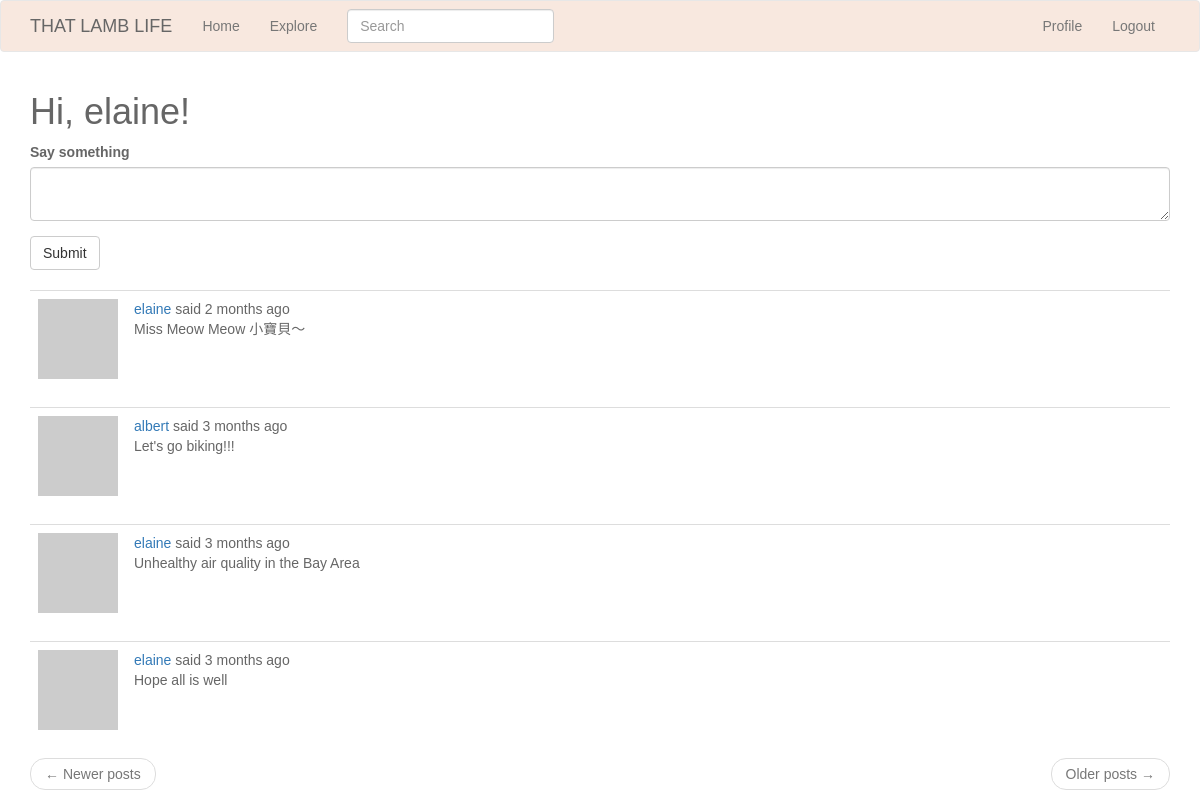
The page /index (signed in) on the database as committed earlier.
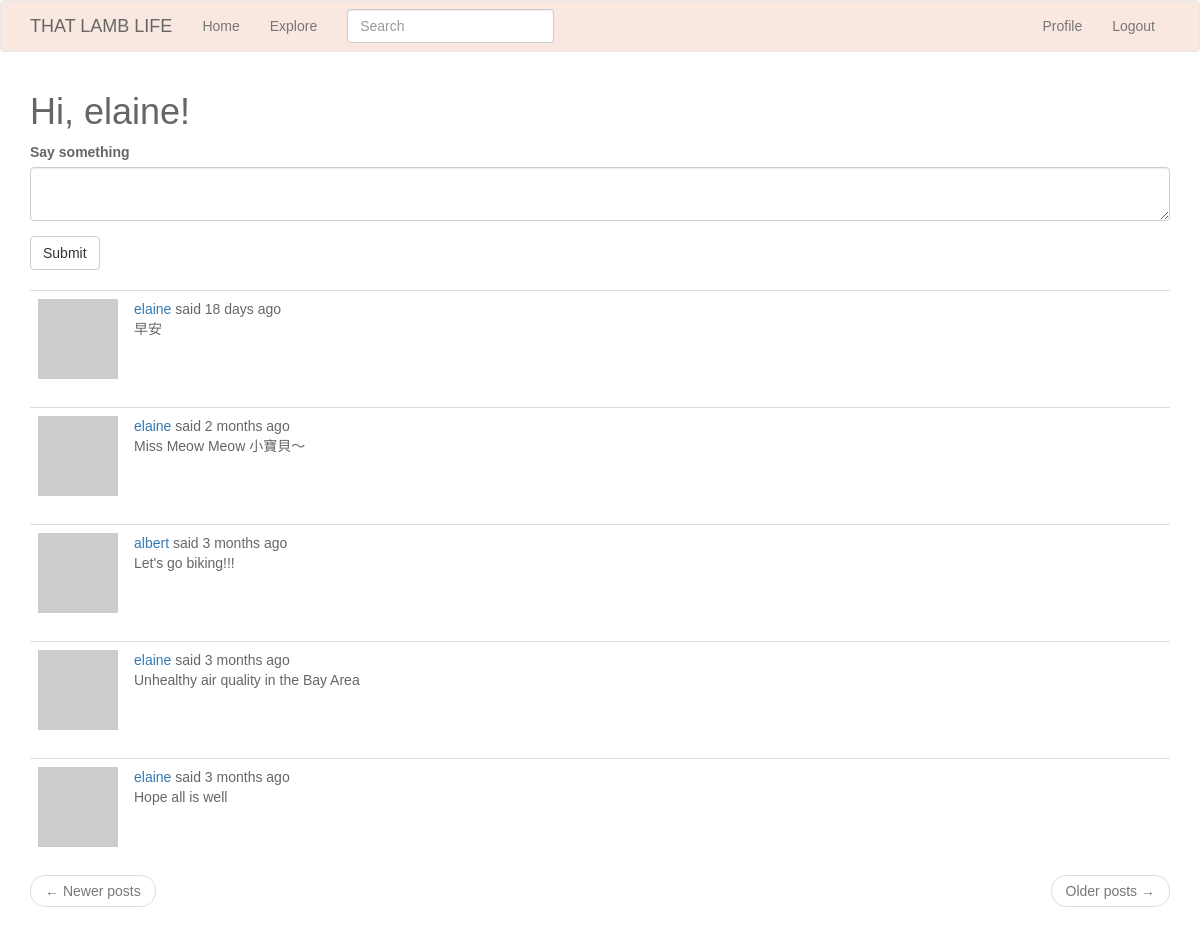
The same page on the database as committed later.
### app/models.py (models this page shows, shortened)
class SearchableMixin(object):
    @classmethod
    def before_commit(cls, session):
        session._changes = {
            'add': list(session.new),
            'update': list(session.dirty),
            'delete': list(session.deleted)
        }
    @classmethod
    def after_commit(cls, session):
        for obj in session._changes['add']:
            if isinstance(obj, SearchableMixin):
                add_to_index(obj.__tablename__, obj)
        for obj in session._changes['update']:
            if isinstance(obj, SearchableMixin):
                add_to_index(obj.__tablename__, obj)
        for obj in session._changes['delete']:
            if isinstance(obj, SearchableMixin):
                remove_from_index(obj.__tablename__, obj)
        session._changes = None

class Post(SearchableMixin, db.Model):
    __searchable__ = ['body']
    id = db.Column(db.Integer, primary_key=True)
    body = db.Column(db.String(140))
    timestamp = db.Column(db.DateTime, index=True, default=datetime.utcnow)
    user_id = db.Column(db.Integer, db.ForeignKey('user.id'))
    language = db.Column(db.String(5))

### app/main/routes.py (the view, shortened to what this page needs)
@bp.route('/', methods=['GET', 'POST'])
@bp.route('/index', methods=['GET', 'POST'])
@login_required
def index():
    form = PostForm()
    page = request.args.get('page', 1, type=int)
    posts = current_user.followed_posts().paginate(
        page, current_app.config['POSTS_PER_PAGE'], False)
    next_url = url_for('main.index', page=posts.next_num) \
        if posts.has_next else None
    prev_url = url_for('main.index', page=posts.prev_num) \
        if posts.has_prev else None
    return render_template('index.html', title=_('Home'), form=form,
                           posts=posts.items, next_url=next_url,
                           prev_url=prev_url)

### app/main/forms.py
class SearchForm(FlaskForm):
    q = StringField(_l('Search'), validators=[DataRequired()])
    def __init__(self, *args, **kwargs):
        if 'formdata' not in kwargs:
            kwargs['formdata'] = request.args
        if 'csrf_enabled' not in kwargs:
            kwargs['csrf_enabled'] = False
        super(SearchForm, self).__init__(*args, **kwargs)

class PostForm(FlaskForm):
    post = TextAreaField(_l('Say something'), validators=[DataRequired()])
    submit = SubmitField(_l('Submit'))

### app/main/routes.py (called while the page is built)
@bp.before_app_request
def before_request():
    if current_user.is_authenticated:
        current_user.last_seen = datetime.utcnow()
        db.session.commit()
        g.search_form = SearchForm()
    g.locale = str(get_locale())

### app/models.py (called while the page is built)
@login.user_loader
def load_user(id):
    return User.query.get(int(id))

    def avatar(self, size):
        digest = md5(self.email.lower().encode('utf-8')).hexdigest()
        return 'https://www.gravatar.com/avatar/{}?d=identicon&s={}'.format(
            digest, size)

### app/templates/index.html (shortened to what this page needs)
{% extends "base.html" %}
{% import 'bootstrap/wtf.html' as wtf %}
  {% block app_content %}
    <h1>{{ _('Hi, %(username)s!', username=current_user.username) }}</h1>
    {% if form %}
      {{ wtf.quick_form(form) }}
    <br>
    {% endif %}
      {% for post in posts %}
        {% include '_post.html' %}
    {% endfor %}
    <nav aria-label="...">
      <ul class="pager">
        <li class="previous{% if not prev_url %} disabled{% endif %}">
          <a href="{{ prev_url or '#' }}">
            <span aria-hidden="true">&larr;</span> {{ _('Newer posts') }}
          </a>
        </li>
        <li class="next{% if not next_url %} disabled{% endif %}">
          <a href="{{ next_url or '#' }}">
            {{ _('Older posts') }} <span aria-hidden="true">&rarr;</span>
          </a>
        </li>
      </ul>
    </nav>
  {% endblock %}

### app/templates/_post.html (shortened to what this page needs)
  <table class="table table-hover">
      <tr>
          <td width="70px">
                <a href="{{ url_for('main.user', username=post.author.username) }}">
                  <img src="{{ post.author.avatar(70) }}" />
              </a>
          </td>
          <td>
                {{ _('%(username)s said %(when)s',
                    username=user_link, when=moment(post.timestamp).fromNow()) }}
                <br>
                <span id="post{{ post.id }}">{{ post.body }}</span>
                {% if post.language and post.language != g.locale %}
                <br><br>
                {% endif %}
            </td>
        </tr>
    </table>

Rows that differ between the two databases and show on the page:
added Post: body "早安"
